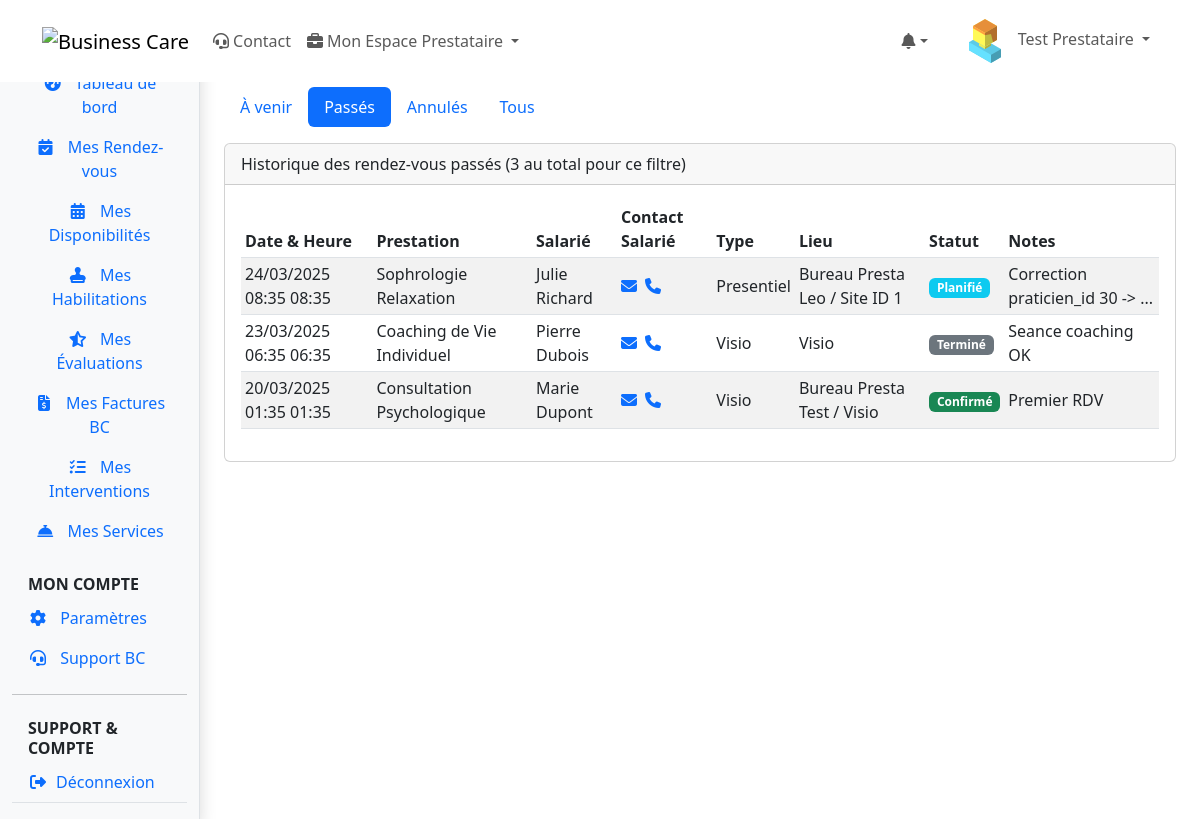
The page /web-client/modules/providers/appointments.php?filter=past (signed in) on the database its author committed.
### tables this page shows
CREATE TABLE rendez_vous (
    id INT PRIMARY KEY AUTO_INCREMENT,
    personne_id INT NOT NULL,
    prestation_id INT NOT NULL,
    praticien_id INT,
    date_rdv DATETIME NOT NULL,
    duree INT NOT NULL,
    lieu VARCHAR(255),
    type_rdv ENUM('presentiel', 'visio', 'telephone', 'consultation'),
    statut ENUM('planifie', 'confirme', 'annule', 'termine', 'no_show') DEFAULT 'planifie',
    notes TEXT,
    consultation_creneau_id INT NULL DEFAULT NULL,
    created_at TIMESTAMP DEFAULT CURRENT_TIMESTAMP,
    updated_at TIMESTAMP DEFAULT CURRENT_TIMESTAMP ON UPDATE CURRENT_TIMESTAMP,
    FOREIGN KEY (personne_id) REFERENCES personnes(id),
    FOREIGN KEY (prestation_id) REFERENCES prestations(id),
    FOREIGN KEY (praticien_id) REFERENCES personnes(id),
    FOREIGN KEY (consultation_creneau_id) REFERENCES consultation_creneaux(id) ON DELETE SET NULL,
    INDEX idx_date (date_rdv),
    INDEX idx_statut (statut),
    INDEX idx_praticien (praticien_id),
    INDEX idx_consultation_creneau (consultation_creneau_id)
);

CREATE TABLE prestations (
    id INT PRIMARY KEY AUTO_INCREMENT,
    nom VARCHAR(255) NOT NULL,
    description TEXT,
    prix DECIMAL(10,2) NOT NULL,
    duree INT,
    type ENUM('conference', 'webinar', 'atelier', 'consultation', 'evenement', 'autre') NOT NULL,
    categorie VARCHAR(100),
    niveau_difficulte ENUM('debutant', 'intermediaire', 'avance'),
    capacite_max INT,
    materiel_necessaire TEXT,
    prerequis TEXT,
    created_at TIMESTAMP DEFAULT CURRENT_TIMESTAMP,
    updated_at TIMESTAMP DEFAULT CURRENT_TIMESTAMP ON UPDATE CURRENT_TIMESTAMP,
    INDEX idx_type (type),
    INDEX idx_categorie (categorie)
);

CREATE TABLE personnes (
    id INT PRIMARY KEY AUTO_INCREMENT,
    nom VARCHAR(100) NOT NULL,
    prenom VARCHAR(100) NOT NULL,
    email VARCHAR(255) UNIQUE NOT NULL,
    mot_de_passe VARCHAR(255) NOT NULL,
    telephone VARCHAR(20),
    date_naissance DATE,
    genre ENUM('M', 'F', 'Autre'),
    photo_url VARCHAR(255),
    role_id INT NOT NULL,
    entreprise_id INT,
    site_id INT NULL,
    statut ENUM('actif', 'inactif', 'en_attente', 'suspendu') DEFAULT 'actif',
    derniere_connexion DATETIME,
    created_at TIMESTAMP DEFAULT CURRENT_TIMESTAMP,
    updated_at TIMESTAMP DEFAULT CURRENT_TIMESTAMP ON UPDATE CURRENT_TIMESTAMP,
    FOREIGN KEY (role_id) REFERENCES roles(id),
    FOREIGN KEY (entreprise_id) REFERENCES entreprises(id) ON DELETE SET NULL ON UPDATE CASCADE,
    FOREIGN KEY (site_id) REFERENCES sites(id) ON DELETE SET NULL ON UPDATE CASCADE,
    INDEX idx_email (email),
    INDEX idx_role (role_id),
    INDEX idx_entreprise (entreprise_id)
);

### web-client/includes/page_functions/modules/providers/appointments.php (called while the page is built, shortened)
<?php
function getProviderAppointments(int $provider_id, string $filter_status = 'upcoming', int $limit = 15, int $offset = 0): array
{
    $result = ['appointments' => [], 'total' => 0];
    $base_sql = "FROM rendez_vous rv
                 JOIN personnes p ON rv.personne_id = p.id
                 JOIN prestations pr ON rv.prestation_id = pr.id
                 WHERE rv.praticien_id = :provider_id";
    $params = [':provider_id' => $provider_id];
    $where_status = match ($filter_status) {
        'upcoming' => " AND rv.statut IN ('planifie', 'confirme') AND rv.date_rdv >= CURDATE()",
        'past' => " AND (rv.statut = 'termine' OR rv.date_rdv < CURDATE())",
        'canceled' => " AND rv.statut = 'annule'",
        default => ''
    };
    $sql_count = "SELECT COUNT(*) " . $base_sql . $where_status;
    $stmt_count = executeQuery($sql_count, $params);
    $result['total'] = $stmt_count ? (int)$stmt_count->fetchColumn() : 0;
    $sql = "SELECT
                rv.id,
                rv.date_rdv,
                rv.duree,
                rv.lieu,
                rv.type_rdv,
                rv.statut,
                rv.notes AS notes_rdv,
                p.nom AS salarie_nom,
                p.prenom AS salarie_prenom,
                p.email AS salarie_email,
                p.telephone AS salarie_telephone,
                pr.nom AS prestation_nom
            " . $base_sql . $where_status .
        " ORDER BY rv.date_rdv DESC
             LIMIT :limit OFFSET :offset";
    $params[':limit'] = (int)$limit;
    $params[':offset'] = (int)$offset;
    $stmt = executeQuery($sql, $params);
    $result['appointments'] = $stmt ? $stmt->fetchAll(PDO::FETCH_ASSOC) : [];
    return $result;
}
function getAppointmentStatusBadgeClass(?string $status): string
{
    return match (strtolower($status ?? '')) {
        'confirme' => 'success',
        'planifie' => 'info',
        'termine' => 'secondary',
        'annule' => 'danger',
        default => 'light'
    };
}
function formatAppointmentStatus(?string $status): string
{
    return match (strtolower($status ?? '')) {
        'confirme' => 'Confirmé',
        'planifie' => 'Planifié',
        'termine' => 'Terminé',
        'annule' => 'Annulé',
        default => 'Inconnu'
    };
}
function setupProviderAppointmentsPageData(int $provider_id): array
{
    $pageTitle = "Mes Rendez-vous";
    $filter_status = filter_input(INPUT_GET, 'filter', FILTER_SANITIZE_SPECIAL_CHARS);
    $items_per_page = 15;
    $current_page = filter_input(INPUT_GET, 'page', FILTER_VALIDATE_INT, ['options' => ['default' => 1, 'min_range' => 1]]);
    $offset = ($current_page - 1) * $items_per_page;
    $appointments_data = $provider_id > 0 ? getProviderAppointments($provider_id, $filter_status, $items_per_page, $offset) : [];
    $total_appointments = $appointments_data['total'] ?? 0;
    $appointments = $appointments_data['appointments'] ?? [];
    $total_pages = ceil($total_appointments / $items_per_page);
    return [
        'pageTitle' => $pageTitle,
        'filter_status' => $filter_status,
        'appointments' => $appointments,
        'total_appointments' => $total_appointments,
        'current_page' => $current_page,
        'total_pages' => $total_pages,
    ];
}

### shared/web-client/db.php (called while the page is built, shortened)
<?php
function getDbConnection()
{
    static $pdo = null;
    if ($pdo === null) {
        $dsn = "mysql:host=" . DB_HOST . ";dbname=" . DB_NAME . ";charset=" . DB_CHARSET;
        $options = [
            PDO::ATTR_ERRMODE => PDO::ERRMODE_EXCEPTION,
            PDO::ATTR_DEFAULT_FETCH_MODE => PDO::FETCH_ASSOC,
            PDO::ATTR_EMULATE_PREPARES => false,
        ];
        try {
            $pdo = new PDO($dsn, DB_USER, DB_PASS, $options);
        } catch (PDOException $e) {
            die("[FAILURE] Connexion a la base de donnees impossible: " . $e->getMessage());
        }
    }
    return $pdo;
}
function executeQuery($sql, $params = [])
{
    try {
        $pdo = getDbConnection();
        $stmt = $pdo->prepare($sql);
        $stmt->execute($params);
        return $stmt;
    } catch (PDOException $e) {
        error_log("PDOException in executeQuery: " . $e->getMessage() . " | SQL: " . $sql . " | Params: " . json_encode($params));
        throw $e;
    }
}

### web-client/modules/providers/appointments.php (the view, shortened to what this page needs)
<?php
require_once __DIR__ . '/../../includes/init.php';
require_once __DIR__ . '/../../includes/page_functions/modules/providers/appointments.php';
$provider_id = $_SESSION['user_id'] ?? 0;
$viewData = setupProviderAppointmentsPageData($provider_id);
extract($viewData);
include __DIR__ . '/../../templates/header.php';
?>
<div class="container-fluid">
    <div class="row">
        <?php include __DIR__ . '/../../templates/sidebar.php'; ?>
        <main class="col-md-9 ms-sm-auto col-lg-10 px-md-4 pt-3">
            <div class="d-flex justify-content-between flex-wrap flex-md-nowrap align-items-center pb-2 mb-3 border-bottom">
                <h1 class="h2"><?= htmlspecialchars($pageTitle) ?></h1>
                <a href="<?= WEBCLIENT_URL ?>/modules/providers/dashboard.php" class="btn btn-sm btn-outline-secondary">
                </a>
            </div>
            <ul class="nav nav-pills mb-3">
                <li class="nav-item">
                    <a class="nav-link <?= ($filter_status === 'upcoming') ? 'active' : '' ?>" href="?filter=upcoming">À venir</a>
                </li>
                <li class="nav-item">
                    <a class="nav-link <?= ($filter_status === 'past') ? 'active' : '' ?>" href="?filter=past">Passés</a>
                </li>
                <li class="nav-item">
                    <a class="nav-link <?= ($filter_status === 'canceled') ? 'active' : '' ?>" href="?filter=canceled">Annulés</a>
                </li>
                <li class="nav-item">
                    <a class="nav-link <?= ($filter_status === 'all') ? 'active' : '' ?>" href="?filter=all">Tous</a>
                </li>
            </ul>
            <div class="card mb-4">
                <div class="card-header">
                    <?php
                    $filter_label = match ($filter_status) {
                        'upcoming' => 'Rendez-vous à venir',
                        'past' => 'Historique des rendez-vous passés',
                        'canceled' => 'Rendez-vous annulés',
                        'all' => 'Tous les rendez-vous',
                        default => 'Rendez-vous'
                    };
                    ?>
                    <?= htmlspecialchars($filter_label) ?> (<?= $total_appointments ?> au total pour ce filtre)
                </div>
                <div class="card-body">
                    <?php if (empty($appointments)): ?>
                        <p class="text-center text-muted">Aucun rendez-vous trouvé pour ce filtre.</p>
                    <?php else: ?>
                        <div class="table-responsive">
                            <table class="table table-striped table-hover table-sm align-middle">
                                <thead>
                                    <tr>
                                        <th>Date & Heure</th>
                                        <th>Prestation</th>
                                        <th>Salarié</th>
                                        <th>Contact Salarié</th>
                                        <th>Type</th>
                                        <th>Lieu</th>
                                        <th>Statut</th>
                                        <th>Notes</th>
                                    </tr>
                                </thead>
                                <tbody>
                                    <?php foreach ($appointments as $appt): ?>
                                        <tr>
                                            <td><?= htmlspecialchars(date(DEFAULT_DATE_FORMAT . ' H:i', strtotime($appt['date_rdv']))) ?></td>
                                            <td><?= htmlspecialchars($appt['prestation_nom']) ?></td>
                                            <td><?= htmlspecialchars($appt['salarie_prenom'] . ' ' . $appt['salarie_nom']) ?></td>
                                            <td>
                                                <?php if ($appt['salarie_email']): ?>
                                                    <a href="mailto:<?= htmlspecialchars($appt['salarie_email']) ?>" title="Envoyer un email"><i class="fas fa-envelope me-1"></i></a>
                                                <?php endif; ?>
                                                <?php if ($appt['salarie_telephone']): ?>
                                                    <a href="tel:<?= htmlspecialchars($appt['salarie_telephone']) ?>" title="Appeler"><i class="fas fa-phone"></i></a>
                                                <?php endif; ?>
                                            </td>
                                            <td><?= htmlspecialchars(ucfirst($appt['type_rdv'] ?? 'N/A')) ?></td>
                                            <td><?= htmlspecialchars($appt['lieu'] ?? 'N/A') ?></td>
                                            <td>
                                                <span class="badge bg-<?= getAppointmentStatusBadgeClass($appt['statut']) ?>">
                                                    <?= htmlspecialchars(formatAppointmentStatus($appt['statut'])) ?>
                                                </span>
                                            </td>
                                            <td title="<?= htmlspecialchars($appt['notes_rdv'] ?? '') ?>">
                                                <?= htmlspecialchars(substr($appt['notes_rdv'] ?? '', 0, 30)) . (strlen($appt['notes_rdv'] ?? '') > 30 ? '...' : '') ?>
                                            </td>
                                        </tr>
                                    <?php endforeach; ?>
                                </tbody>
                            </table>
                        </div>
                    <?php endif; ?>
                </div>
            </div>
        </main>
    </div>
</div>

### rows shown on the page
rendez_vous: date_rdv "24/03/2025 08:35 08:35", prestation.nom "Sophrologie Relaxation", personne.nom "Julie Richard", type_rdv "Presentiel", lieu "Bureau Presta Leo / Site ID 1", statut "Planifié", notes "Correction praticien_id 30 ->"
rendez_vous: date_rdv "23/03/2025 06:35 06:35", prestation.nom "Coaching de Vie Individuel", personne.nom "Pierre Dubois", type_rdv "Visio", lieu "Visio", statut "Terminé", notes "Seance coaching OK"
rendez_vous: date_rdv "20/03/2025 01:35 01:35", prestation.nom "Consultation Psychologique", personne.nom "Marie Dupont", type_rdv "Visio", lieu "Bureau Presta Test / Visio", statut "Confirmé", notes "Premier RDV"

### other values the page prints
$_SESSION['user_name'] "Test Prestataire"
$filter_label "Historique des rendez-vous passés"
$total_appointments "3"
